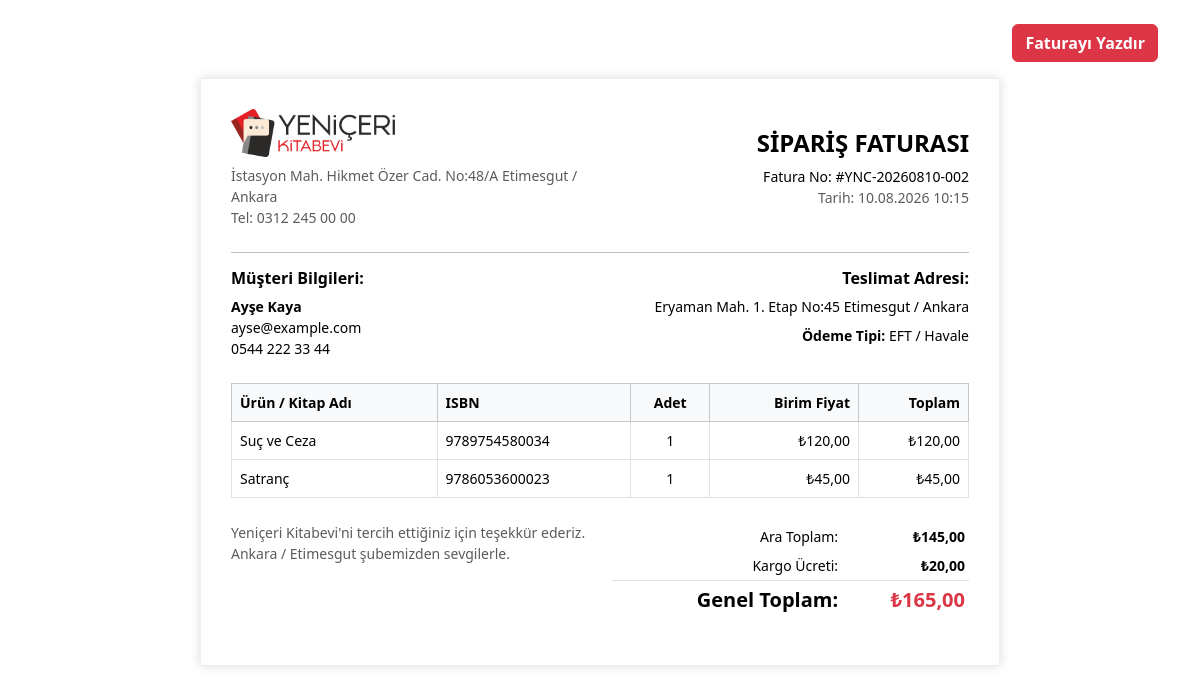
Page /admin/fatura.php?id=2 (signed in) on the committed database.
### tables this page shows
CREATE TABLE orders (
    id INT AUTO_INCREMENT PRIMARY KEY,
    order_number VARCHAR(30) NOT NULL UNIQUE,
    user_id INT NOT NULL,
    total_amount DECIMAL(10,2) NOT NULL,
    shipping_amount DECIMAL(10,2) DEFAULT 0.00,
    status ENUM('Hazırlanıyor', 'Kargolandı', 'Tamamlandı', 'İptal') DEFAULT 'Hazırlanıyor',
    payment_method VARCHAR(50) NOT NULL DEFAULT 'Kredi Kartı',
    shipping_address TEXT NOT NULL,
    tracking_number VARCHAR(100) NULL,
    created_at DATETIME DEFAULT CURRENT_TIMESTAMP,
    FOREIGN KEY (user_id) REFERENCES users(id) ON DELETE CASCADE
);

CREATE TABLE users (
    id INT AUTO_INCREMENT PRIMARY KEY,
    name VARCHAR(100) NOT NULL,
    email VARCHAR(120) NOT NULL UNIQUE,
    password_hash VARCHAR(255) NOT NULL,
    role ENUM('admin', 'customer') DEFAULT 'customer',
    status ENUM('active', 'inactive') DEFAULT 'active',
    phone VARCHAR(20) NULL,
    address TEXT NULL,
    created_at DATETIME DEFAULT CURRENT_TIMESTAMP
);

CREATE TABLE order_items (
    id INT AUTO_INCREMENT PRIMARY KEY,
    order_id INT NOT NULL,
    book_id INT NOT NULL,
    quantity INT NOT NULL DEFAULT 1,
    price DECIMAL(10,2) NOT NULL,
    total DECIMAL(10,2) NOT NULL,
    FOREIGN KEY (order_id) REFERENCES orders(id) ON DELETE CASCADE,
    FOREIGN KEY (book_id) REFERENCES books(id) ON DELETE CASCADE
);

CREATE TABLE books (
    id INT AUTO_INCREMENT PRIMARY KEY,
    title VARCHAR(200) NOT NULL,
    original_title VARCHAR(200) NULL,
    isbn VARCHAR(20) NULL UNIQUE,
    author_id INT NOT NULL,
    publisher_id INT NOT NULL,
    category_id INT NOT NULL,
    price DECIMAL(10,2) NOT NULL,
    old_price DECIMAL(10,2) NULL,
    stock INT NOT NULL DEFAULT 0,
    pages INT NULL,
    year INT NULL,
    summary TEXT NULL,
    cover_image VARCHAR(255) NULL,
    is_active TINYINT(1) DEFAULT 1,
    created_at DATETIME DEFAULT CURRENT_TIMESTAMP,
    FOREIGN KEY (author_id) REFERENCES authors(id) ON DELETE CASCADE,
    FOREIGN KEY (publisher_id) REFERENCES publishers(id) ON DELETE CASCADE,
    FOREIGN KEY (category_id) REFERENCES categories(id) ON DELETE CASCADE
);

### config.php (called while the page is built, shortened)
<?php
global $pdo;
if (DB_DRIVER === 'sqlite') {
    init_sqlite_fallback();
} else {
    try {
        $dsn = "mysql:host=" . DB_HOST . ";port=" . DB_PORT . ";dbname=" . DB_NAME . ";charset=utf8mb4";
        $pdo = new PDO($dsn, DB_USER, DB_PASS, [
            PDO::ATTR_ERRMODE => PDO::ERRMODE_EXCEPTION,
            PDO::ATTR_DEFAULT_FETCH_MODE => PDO::FETCH_ASSOC,
            PDO::ATTR_EMULATE_PREPARES => false,
        ]);
    } catch (PDOException $e) {
        if (strpos($e->getMessage(), 'Unknown database') !== false || $e->getCode() == 1049) {
            try {
                $root_pdo = new PDO("mysql:host=" . DB_HOST . ";port=" . DB_PORT . ";charset=utf8mb4", DB_USER, DB_PASS);
                $root_pdo->exec("CREATE DATABASE IF NOT EXISTS `" . DB_NAME . "` CHARACTER SET utf8mb4 COLLATE utf8mb4_unicode_ci;");
                $pdo = new PDO($dsn, DB_USER, DB_PASS, [
                    PDO::ATTR_ERRMODE => PDO::ERRMODE_EXCEPTION,
                    PDO::ATTR_DEFAULT_FETCH_MODE => PDO::FETCH_ASSOC
                ]);
                $schema_file = __DIR__ . '/schema.sql';
                if (file_exists($schema_file)) {
                    $sql_content = file_get_contents($schema_file);
                    $pdo->exec($sql_content);
                }
            } catch (PDOException $ex_create) {
                init_sqlite_fallback();
            }
        } else {
            init_sqlite_fallback();
        }
    }
}
if ($pdo->getAttribute(PDO::ATTR_DRIVER_NAME) === 'sqlite') {
    $pdo->exec("CREATE TABLE IF NOT EXISTS contact_messages (id INTEGER PRIMARY KEY AUTOINCREMENT, name TEXT, email TEXT, subject TEXT, message TEXT, is_read INTEGER DEFAULT 0, ip_address TEXT, created_at DATETIME DEFAULT CURRENT_TIMESTAMP);");
} else {
    $pdo->exec("CREATE TABLE IF NOT EXISTS contact_messages (id INT AUTO_INCREMENT PRIMARY KEY, name VARCHAR(255), email VARCHAR(255), subject VARCHAR(255), message TEXT, is_read TINYINT DEFAULT 0, ip_address VARCHAR(64), created_at TIMESTAMP DEFAULT CURRENT_TIMESTAMP) CHARACTER SET utf8mb4 COLLATE utf8mb4_unicode_ci;");
}
function get_settings() {
    static $settings = null;
    if ($settings === null) {
        $settings = [];
        foreach (db_fetch_all("SELECT setting_key, setting_value FROM settings") as $row) {
            $settings[$row['setting_key']] = $row['setting_value'];
        }
    }
    return $settings;
}
function setting($key, $default = '') {
    $s = get_settings();
    return (isset($s[$key]) && $s[$key] !== '') ? $s[$key] : $default;
}
function e($string) {
    return htmlspecialchars($string ?? '', ENT_QUOTES, 'UTF-8');
}
function db_query($sql, $params = []) {
    global $pdo;
    $stmt = $pdo->prepare($sql);
    $stmt->execute($params);
    return $stmt;
}
function db_fetch_all($sql, $params = []) {
    return db_query($sql, $params)->fetchAll();
}
function db_fetch($sql, $params = []) {
    return db_query($sql, $params)->fetch();
}
function format_price($price) {
    return '₺' . number_format((float)$price, 2, ',', '.');
}

### admin/fatura.php (the view, shortened to what this page needs)
<?php
require_once __DIR__ . '/../config.php';
$order_id = isset($_GET['id']) ? (int)$_GET['id'] : 0;
$order = db_fetch("SELECT o.*, u.name as customer_name, u.email as customer_email, u.phone as customer_phone
                  FROM orders o
                  LEFT JOIN users u ON o.user_id = u.id
                  WHERE o.id = ?", [$order_id]);
$items = db_fetch_all("SELECT oi.*, b.title, b.isbn
                      FROM order_items oi
                      LEFT JOIN books b ON oi.book_id = b.id
                      WHERE oi.order_id = ?", [$order_id]);
?>
<!DOCTYPE html>
<html lang="tr">
<head>
    <link href="https://cdn.jsdelivr.net/npm/bootstrap@5.3.2/dist/css/bootstrap.min.css" rel="stylesheet">
</head>
<body>
    <div class="container py-4">
        <div class="text-end mb-3 no-print">
            <button onclick="window.print()" class="btn btn-danger fw-bold"><i class="bi bi-printer"></i> Faturayı Yazdır</button>
        </div>
        <div class="invoice-box">
            <div class="row align-items-center mb-4">
                <div class="col-6">
                    <img src="../assets/images/logo_horizontal.png" alt="Yeniçeri Kitabevi" style="height: 48px; object-fit: contain;" class="mb-2">
                    <p class="text-muted mb-0"><?= e(setting('site_address', 'İstasyon Mah. Hikmet Özer Cad. No:48/A Etimesgut / Ankara')) ?><br>Tel: <?= e(setting('site_phone', '0312 245 00 00')) ?></p>
                </div>
                <div class="col-6 text-end">
                    <h4 class="fw-bold">SİPARİŞ FATURASI</h4>
                    <div class="fw-mono">Fatura No: #<?= e($order['order_number']) ?></div>
                    <div class="text-muted">Tarih: <?= date('d.m.Y H:i', strtotime($order['created_at'])) ?></div>
                </div>
            </div>
            <hr>
            <div class="row mb-4">
                <div class="col-6">
                    <h6 class="fw-bold">Müşteri Bilgileri:</h6>
                    <div><strong><?= e($order['customer_name']) ?></strong></div>
                    <div><?= e($order['customer_email']) ?></div>
                    <div><?= e($order['customer_phone'] ?? '-') ?></div>
                </div>
                <div class="col-6 text-end">
                    <h6 class="fw-bold">Teslimat Adresi:</h6>
                    <div><?= e($order['shipping_address']) ?></div>
                    <div class="mt-2"><strong>Ödeme Tipi:</strong> <?= e($order['payment_method']) ?></div>
                </div>
            </div>
            <table class="table table-bordered mb-4">
                <thead class="table-light">
                    <tr>
                        <th>Ürün / Kitap Adı</th>
                        <th>ISBN</th>
                        <th class="text-center">Adet</th>
                        <th class="text-end">Birim Fiyat</th>
                        <th class="text-end">Toplam</th>
                    </tr>
                </thead>
                <tbody>
                    <?php foreach ($items as $item): ?>
                        <tr>
                            <td><?= e($item['title']) ?></td>
                            <td><?= e($item['isbn'] ?? '-') ?></td>
                            <td class="text-center"><?= $item['quantity'] ?></td>
                            <td class="text-end"><?= format_price($item['price']) ?></td>
                            <td class="text-end"><?= format_price($item['total']) ?></td>
                        </tr>
                    <?php endforeach; ?>
                </tbody>
            </table>
            <div class="row">
                <div class="col-6">
                    <p class="text-muted fs-7">Yeniçeri Kitabevi'ni tercih ettiğiniz için teşekkür ederiz.<br>Ankara / Etimesgut şubemizden sevgilerle.</p>
                </div>
                <div class="col-6 text-end">
                    <table class="table table-sm table-borderless">
                        <tr>
                            <td>Ara Toplam:</td>
                            <td class="fw-bold"><?= format_price($order['total_amount'] - $order['shipping_amount']) ?></td>
                        </tr>
                        <tr>
                            <td>Kargo Ücreti:</td>
                            <td class="fw-bold"><?= format_price($order['shipping_amount']) ?></td>
                        </tr>
                        <tr class="border-top">
                            <td class="fs-5 fw-bold">Genel Toplam:</td>
                            <td class="fs-5 fw-bold text-danger"><?= format_price($order['total_amount']) ?></td>
                        </tr>
                    </table>
                </div>
            </div>
        </div>
    </div>
</body>
</html>

### admin/fatura.php (style rules this page uses)
body { background: #fff; color: #000; font-size: 14px; }
.invoice-box { max-width: 800px; margin: auto; padding: 30px; border: 1px solid #eee; box-shadow: 0 0 10px rgba(0,0,0,.15); }

### rows in the picture
orders: order_number "YNC-20260810-002", created_at "10.08.2026 10:15", user.name "Ayşe Kaya", user.email "ayse@example.com", user.phone "0544 222 33 44", shipping_address "Eryaman Mah. 1. Etap No:45 Etimesgut / Ankara", payment_method "EFT / Havale", format_price($order['total_amount'] - $order['shipping_amount']) "₺145,00", shipping_amount "₺20,00", total_amount "₺165,00"
order_items: book.title "Suç ve Ceza", book.isbn "9789754580034", quantity "1", price "₺120,00", total "₺120,00"
order_items: book.title "Satranç", book.isbn "9786053600023", quantity "1", price "₺45,00", total "₺45,00"

### other values in the picture
setting('site_phone', '0312 245 00 00') "0312 245 00 00"
